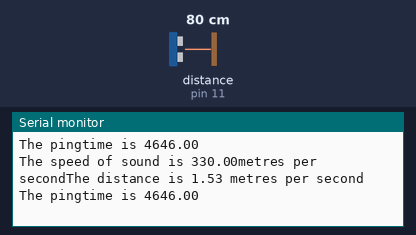
Recording of a sketch running on a simulated Arduino Uno, built with avr-gcc and run on an emulated ATmega328P. Shown: the last lines printed to the serial monitor. Wiring (inferred from the names in the program): ultrasonic range finder: trigger pin 13; echo pin 11. The inputs (shaded band) are chosen by the test bench; at power-on: distance to the obstacle (sensor on pin 11) 80 cm. The echo pulse lasts 58.3 µs per cm.

Above: at 3.8 s.
3.9 s: distance to the obstacle (sensor on pin 11) set to 2 cm
At 6.18 s:
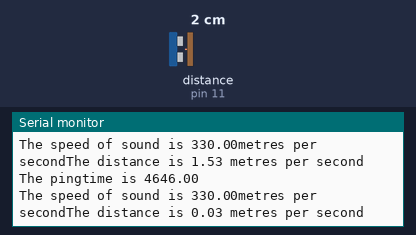
7.9 s: distance to the obstacle (sensor on pin 11) set to 4 cm
At 10.4 s:
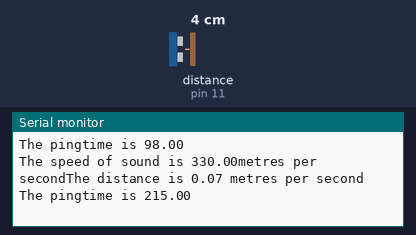
Timing chart, 0 to 11.9 s (numbered marks = the images above; inputs shaded):
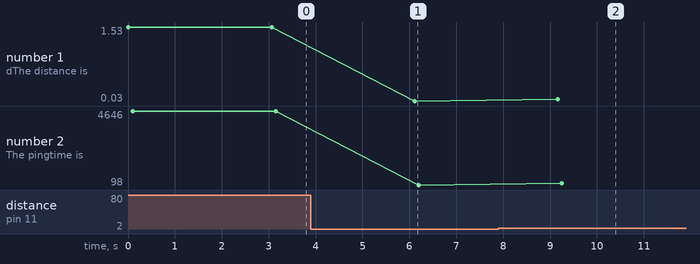

The sketch:

ultrasonic.ino
```cpp
int trigpin = 13;
int echopin = 11;
float pingtime;   // Time required to hit the target and echo back
float speedofsound;
float distance = 0.13;

void setup()
{  // put your setup code here, to run once:
  Serial.begin(9600);
  pinMode(trigpin, OUTPUT);
  pinMode(echopin, INPUT);

}

void loop()
{
  digitalWrite(trigpin, LOW);
  delayMicroseconds(2000);  // Just give chance for signal to settle down
  digitalWrite(trigpin, HIGH);
  delayMicroseconds(10);  // Just give chance for signal to settle down
  digitalWrite(trigpin, LOW);  //Finishes the trigger pin
  pingtime = pulseIn(echopin, HIGH); // Measures the ping travel time in microseconds
//  speedofsound =  (2 * distance)/pingtime;  //Calculates in metres per microsecond
//  speedofsound = speedofsound * 1000000;
  speedofsound = 330;               // Speed in metres per microsecond
  distance = speedofsound * pingtime ;
  distance = distance / 1000000 ;
  Serial.print("The speed of sound is ");
//  Serial.print("");
  Serial.print(speedofsound);
  Serial.print("metres per second");
  Serial.print("The distance is ");
  Serial.print(distance);
  Serial.println(" metres per second ");
  Serial.print("The pingtime is ");
  Serial.println(pingtime);
  delay(3000);
}
```

Measured:
- after the input at 3.9 s, the serial monitor: prints a new line after 2.2 s (image 1)
- after the input at 7.9 s, the serial monitor: prints a new line after 1.3 s (image 2)
- plotted number 1: 1.53 → 0.03 after the input at 3.9 s, 0.03 → 0.08 after the input at 7.9 s
- plotted number 2: 4646 → 98 after the input at 3.9 s, 98 → 235 after the input at 7.9 s
